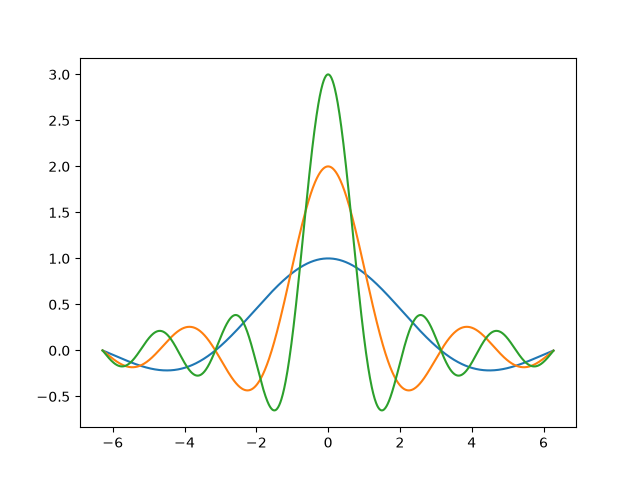

Python code for this plot:
import matplotlib.pyplot as plt 
import numpy as np 

x = np.arange(-2*np.pi, 2*np.pi, 0.01)
y = np.sin(x)/x 
y2 = np.sin(2*x)/x 
y3 = np.sin(3*x)/x 
plt.plot(x,y)
plt.plot(x,y2)
plt.plot(x,y3)
plt.show() 
